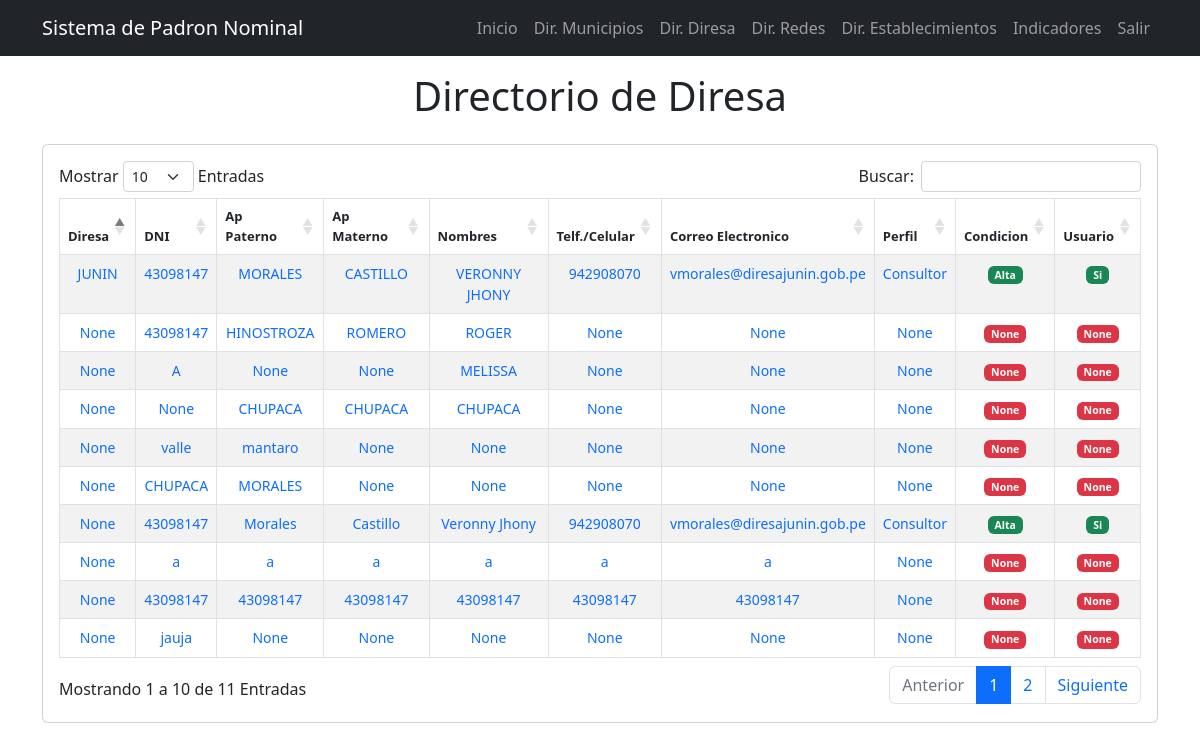
Page /frontend_directorio_diresa/ (signed in) on the committed database.
### filiacion/models.py (models this page shows, shortened)
class Directorio(models.Model):
    TIPO_USUARIO = [
                    ('diresa', 'diresa'),
                    ('red', 'red'),
                    ('microred', 'microred'),
                    ('establecimiento', 'establecimiento'),
                ]
    PERFIL = [
                ('Consultor', 'Consultor'),
                ('Registrador', 'Registrador'),
            ]
    CONDICION = [
                    ('Alta', 'Alta'),
                    ('Baja', 'Baja'),
                ]
    CUENTA_USUARIO = [
                    ('Si', 'Si'),
                    ('No', 'No'),
                    ('Espera respuesta MINSA', 'Espera respuesta MINSA'),
                ]
    diresa = models.CharField(max_length=100,null=True, blank=True)
    red = models.CharField(max_length=100,null=True, blank=True)
    microred = models.CharField(max_length=100,null=True, blank=True)
    establecimiento = models.CharField(max_length=100,null=True, blank=True)
    tipo_usuario = models.CharField(choices=TIPO_USUARIO, max_length=100, null=True, blank=True)
    documento_identidad = models.CharField(max_length=100,null=True, blank=True)
    apellido_paterno = models.CharField(max_length=100,null=True, blank=True)
    apellido_materno = models.CharField(max_length=200,null=True, blank=True)
    nombres = models.CharField(max_length=200,null=True, blank=True)
    telefono = models.CharField(max_length=200,null=True, blank=True)
    correo_electronico = models.CharField(max_length=200,null=True, blank=True)
    perfil = models.CharField(choices=PERFIL,max_length=100,null=True, blank=True)
    condicion = models.CharField(choices=CONDICION,max_length=100,null=True, blank=True)
    cuenta_usuario = models.CharField(choices=CUENTA_USUARIO,max_length=100,null=True, blank=True)
    contraseña_usuario = models.CharField(max_length=100,null=True, blank=True)
    req_formato = models.FileField(upload_to="filiacion/formato/",null=True, blank=True)
    dateTimeOfUpload_req_formato = models.DateTimeField(auto_now = True,null=True, blank=True)
    req_generales_excel = models.FileField(upload_to="filiacion/excel/",null=True, blank=True)
    dateTimeOfUpload_generales_excel = models.DateTimeField(auto_now = True,null=True, blank=True)

### filiacion/views.py (the view)
# urls.py: path('frontend_directorio_diresa/', views.frontend_directorio_diresa, name='frontend_directorio_diresa'),
def frontend_directorio_diresa(request):
    directorio_diresas= Directorio.objects.all()
    context = {
            'directorio_diresas': directorio_diresas,
            }
    return render(request, 'frontend/directorio_diresa.html', context)

### filiacion/templates/frontend/directorio_diresa.html
{% extends 'base.html' %}
{% block content %}
<main class="container">
    <div class="display-1 text-center py-3">
      <h1>Directorio de Diresa</h1>
    </div>
  <section class="card card-body">
    <div class="row">
      <div class="table-responsive">
        <table id="table_padron_diresa" class="table table-bordered table-hover table-striped">
          <thead class="text-center" style="font-size: 13px;">
            <tr>
              <th>Diresa</th>
              <th>DNI</th>
              <th>Ap Paterno</th>
              <th>Ap Materno</th>
              <th>Nombres</th>
              <th>Telf./Celular</th>
              <th>Correo Electronico</th>
              <th>Perfil</th>
              <th>Condicion</th>
              <th>Usuario</th>
            </tr>
          </thead>
          <tbody class="text-center" style="font-size: 14px;" >
              {% for directorio_diresa in directorio_diresas %}
              <tr>
                <td class="text-primary">{{ directorio_diresa.diresa }}</td>
                <td class="text-primary">{{ directorio_diresa.documento_identidad }}</td>
                <td class="text-primary">{{ directorio_diresa.apellido_paterno }}</td>
                <td class="text-primary">{{ directorio_diresa.apellido_materno }}</td>
                <td class="text-primary">{{ directorio_diresa.nombres }}</td>
                <td class="text-primary">{{ directorio_diresa.telefono }}</td>
                <td class="text-primary">{{ directorio_diresa.correo_electronico }}</td>
                <td class="text-primary">{{ directorio_diresa.perfil }}</td>
                {% if directorio_diresa.condicion == "Alta" %}
                <td>
                  <span class="badge bg-success">{{ directorio_diresa.condicion }}</span>
                </td>
                {% else %}
                <td>
                  <span class="badge bg-danger">{{ directorio_diresa.condicion }}</span>
                </td>
                {% endif %}
                {% if directorio_diresa.cuenta_usuario == "Si" %}
                <td>
                  <span class="badge bg-success">{{ directorio_diresa.cuenta_usuario }}</span>
                </td>
                {% else %}
                <td>
                  <span class="badge bg-danger">{{ directorio_diresa.cuenta_usuario }}</span>
                </td>
                {% endif %}
              </tr>
            {% endfor %}
          </tbody>
        </table>
      </div>
    </div>
  </section>
</main>
{% endblock %}

### rows in the picture
Directorio: diresa "JUNIN", documento_identidad "43098147", apellido_paterno "MORALES", apellido_materno "CASTILLO", nombres "VERONNY JHONY", telefono "942908070", correo_electronico "vmorales@diresajunin.gob.pe", perfil "Consultor", condicion "Alta", cuenta_usuario "Si"
Directorio: diresa "None", documento_identidad "43098147", apellido_paterno "HINOSTROZA", apellido_materno "ROMERO", nombres "ROGER", telefono "None", correo_electronico "None", perfil "None", condicion "None", cuenta_usuario "None"
Directorio: diresa "None", documento_identidad "A", apellido_paterno "None", apellido_materno "None", nombres "MELISSA", telefono "None", correo_electronico "None", perfil "None", condicion "None", cuenta_usuario "None"
Directorio: diresa "None", documento_identidad "None", apellido_paterno "CHUPACA", apellido_materno "CHUPACA", nombres "CHUPACA", telefono "None", correo_electronico "None", perfil "None", condicion "None", cuenta_usuario "None"
Directorio: diresa "None", documento_identidad "valle", apellido_paterno "mantaro", apellido_materno "None", nombres "None", telefono "None", correo_electronico "None", perfil "None", condicion "None", cuenta_usuario "None"
Directorio: diresa "None", documento_identidad "CHUPACA", apellido_paterno "MORALES", apellido_materno "None", nombres "None", telefono "None", correo_electronico "None", perfil "None", condicion "None", cuenta_usuario "None"
Directorio: diresa "None", documento_identidad "43098147", apellido_paterno "Morales", apellido_materno "Castillo", nombres "Veronny Jhony", telefono "942908070", correo_electronico "vmorales@diresajunin.gob.pe", perfil "Consultor", condicion "Alta", cuenta_usuario "Si"
Directorio: diresa "None", documento_identidad "a", apellido_paterno "a", apellido_materno "a", nombres "a", telefono "a", correo_electronico "a", perfil "None", condicion "None", cuenta_usuario "None"
Directorio: diresa "None", documento_identidad "43098147", apellido_paterno "43098147", apellido_materno "43098147", nombres "43098147", telefono "43098147", correo_electronico "43098147", perfil "None", condicion "None", cuenta_usuario "None"
Directorio: diresa "None", documento_identidad "jauja", apellido_paterno "None", apellido_materno "None", nombres "None", telefono "None", correo_electronico "None", perfil "None", condicion "None", cuenta_usuario "None"
